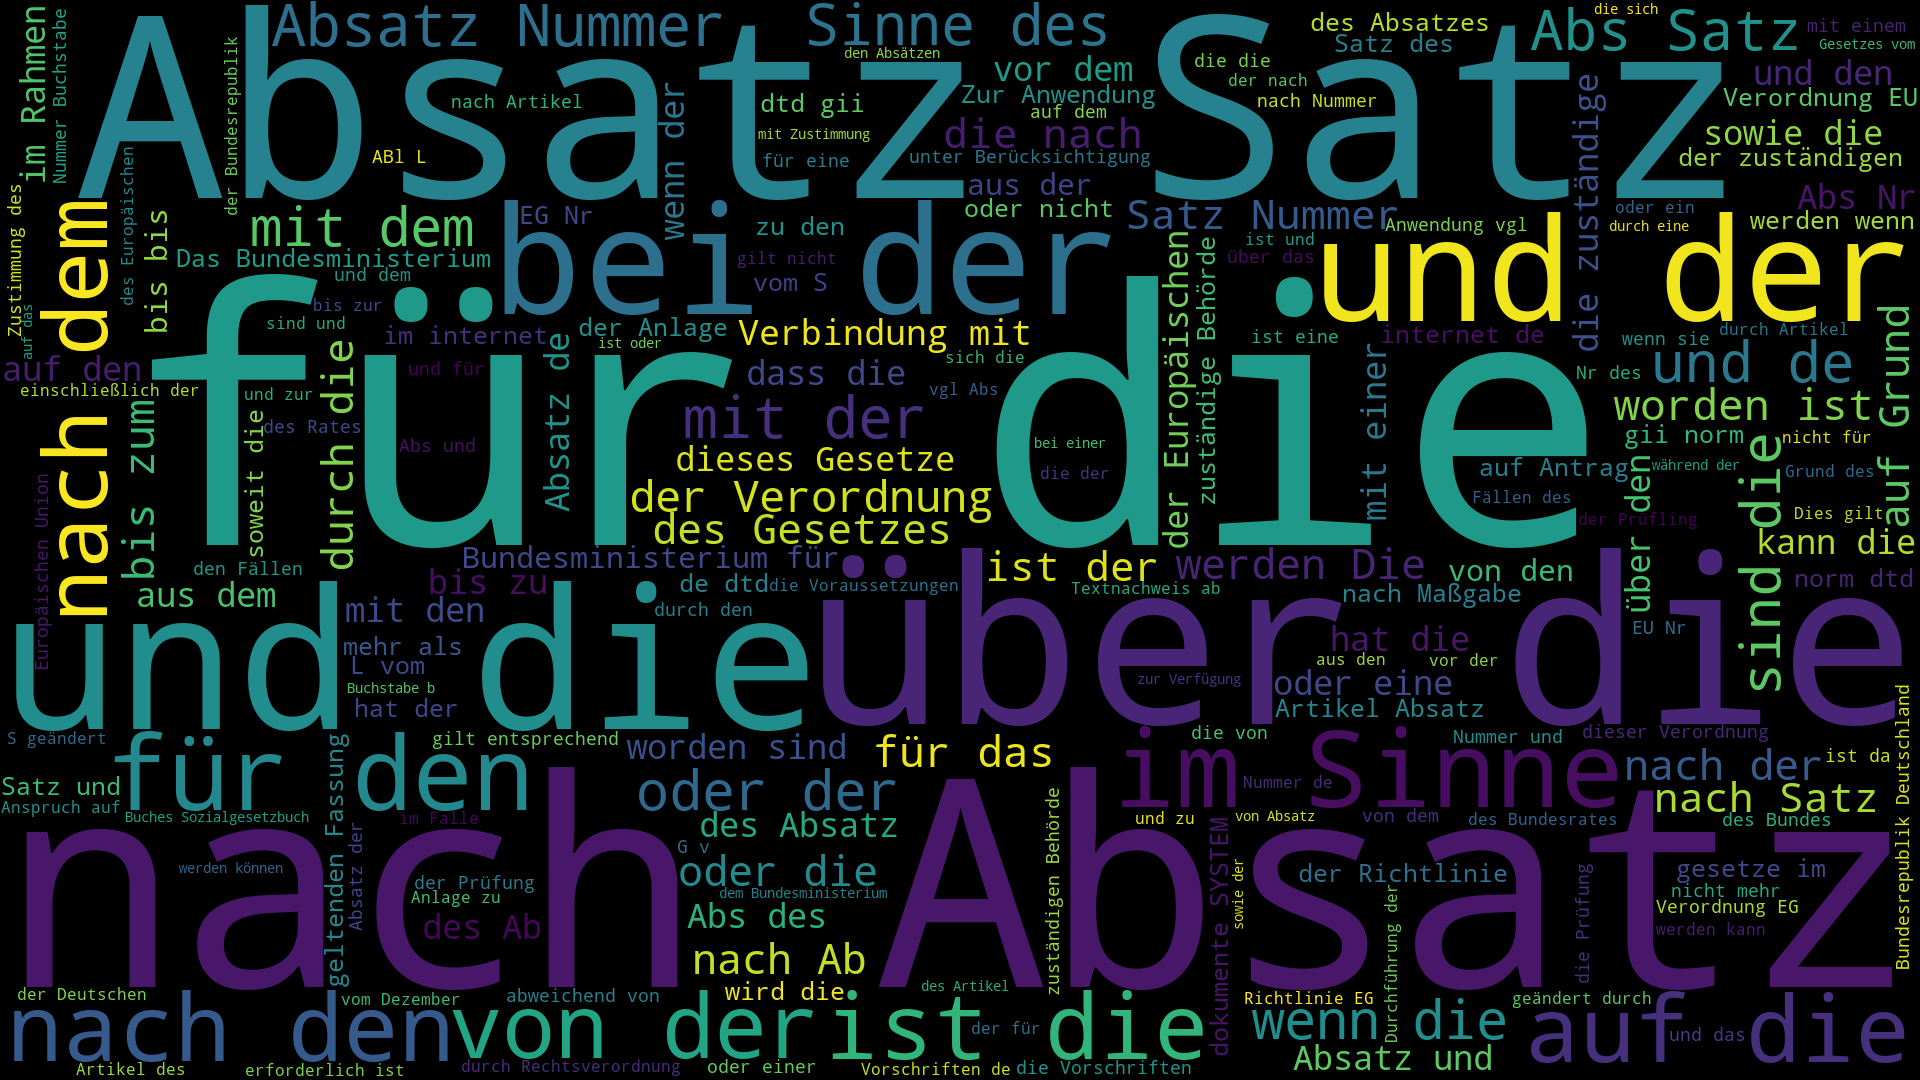

Generate this figure with Python:
from glob import glob
from bs4 import BeautifulSoup
from wordcloud import WordCloud

paths = glob("xml/*.xml")

alltext = ""

print(len(paths))

for i, path in enumerate(paths):#[:10]
	print(i)
	with open(path) as f:
		soup = BeautifulSoup(f.read(), "xml")
		#kurzue = soup.find("kurzue").text
		langue = soup.find("langue").text
		
		text = "\n".join(soup.findAll(text=True))
		#print(text)
		
		alltext += text
		
wordcloud = WordCloud(width=1920, height=1080).generate(alltext)
#print(dir(wordcloud))
wordcloud.to_image().save("cloud.png")
